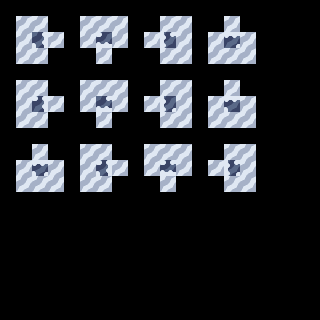

Tiled map render using the project's own tile images. Description and the whole map definition, tile-layer contents included, below:
An orthogonal 20x20 tile map with 16x16 px tiles, 4 tile layers (regions, input_prototype, inputnot_prototype, output_snow), 3 tilesets.

<map version="1.5" tiledversion="1.7.2" orientation="orthogonal" renderorder="right-down" width="20" height="20" tilewidth="16" tileheight="16" infinite="0" nextlayerid="5" nextobjectid="1">
 <tileset firstgid="1" source="../../tilesets/automap.tsx" />
 <tileset firstgid="9" source="../../tilesets/ice.tsx" />
 <tileset firstgid="41" source="../../tilesets/snow.tsx" />
 <layer id="1" name="regions" width="20" height="20">
  <data encoding="csv">
0,0,0,0,0,0,0,0,0,0,0,0,0,0,0,0,0,0,0,0,
0,3,3,0,0,3,3,3,0,0,3,3,0,0,3,0,0,0,0,0,
0,3,3,3,0,3,3,3,0,3,3,3,0,3,3,3,0,0,0,0,
0,3,3,0,0,0,3,0,0,0,3,3,0,3,3,3,0,0,0,0,
0,0,0,0,0,0,0,0,0,0,0,0,0,0,0,0,0,0,0,0,
0,3,3,0,0,3,3,3,0,0,3,3,0,0,3,0,0,0,0,0,
0,3,3,3,0,3,3,3,0,3,3,3,0,3,3,3,0,0,0,0,
0,3,3,0,0,0,3,0,0,0,3,3,0,3,3,3,0,0,0,0,
0,0,0,0,0,0,0,0,0,0,0,0,0,0,0,0,0,0,0,0,
0,0,3,0,0,3,3,0,0,3,3,3,0,0,3,3,0,0,0,0,
0,3,3,3,0,3,3,3,0,3,3,3,0,3,3,3,0,0,0,0,
0,3,3,3,0,3,3,0,0,0,3,0,0,0,3,3,0,0,0,0,
0,0,0,0,0,0,0,0,0,0,0,0,0,0,0,0,0,0,0,0,
0,0,0,0,0,0,0,0,0,0,0,0,0,0,0,0,0,0,0,0,
0,0,0,0,0,0,0,0,0,0,0,0,0,0,0,0,0,0,0,0,
0,0,0,0,0,0,0,0,0,0,0,0,0,0,0,0,0,0,0,0,
0,0,0,0,0,0,0,0,0,0,0,0,0,0,0,0,0,0,0,0,
0,0,0,0,0,0,0,0,0,0,0,0,0,0,0,0,0,0,0,0,
0,0,0,0,0,0,0,0,0,0,0,0,0,0,0,0,0,0,0,0,
0,0,0,0,0,0,0,0,0,0,0,0,0,0,0,0,0,0,0,0
</data>
 </layer>
 <layer id="2" name="input_prototype" width="20" height="20">
  <data encoding="csv">
0,0,0,0,0,0,0,0,0,0,0,0,0,0,0,0,0,0,0,0,
0,1,1,0,0,0,1,1,0,0,1,0,0,0,0,0,0,0,0,0,
0,1,1,0,0,1,1,1,0,0,1,1,0,1,1,1,0,0,0,0,
0,0,1,0,0,0,0,0,0,0,1,1,0,1,1,0,0,0,0,0,
0,0,0,0,0,0,0,0,0,0,0,0,0,0,0,0,0,0,0,0,
0,0,1,0,0,1,1,0,0,0,1,1,0,0,0,0,0,0,0,0,
0,1,1,0,0,1,1,1,0,0,1,1,0,1,1,1,0,0,0,0,
0,1,1,0,0,0,0,0,0,0,1,0,0,0,1,1,0,0,0,0,
0,0,0,0,0,0,0,0,0,0,0,0,0,0,0,0,0,0,0,0,
0,0,0,0,0,0,1,0,0,0,1,0,0,0,1,0,0,0,0,0,
0,1,1,1,0,1,1,0,0,1,1,1,0,0,1,1,0,0,0,0,
0,0,1,0,0,0,1,0,0,0,0,0,0,0,1,0,0,0,0,0,
0,0,0,0,0,0,0,0,0,0,0,0,0,0,0,0,0,0,0,0,
0,0,0,0,0,0,0,0,0,0,0,0,0,0,0,0,0,0,0,0,
0,0,0,0,0,0,0,0,0,0,0,0,0,0,0,0,0,0,0,0,
0,0,0,0,0,0,0,0,0,0,0,0,0,0,0,0,0,0,0,0,
0,0,0,0,0,0,0,0,0,0,0,0,0,0,0,0,0,0,0,0,
0,0,0,0,0,0,0,0,0,0,0,0,0,0,0,0,0,0,0,0,
0,0,0,0,0,0,0,0,0,0,0,0,0,0,0,0,0,0,0,0,
0,0,0,0,0,0,0,0,0,0,0,0,0,0,0,0,0,0,0,0
</data>
 </layer>
 <layer id="3" name="inputnot_prototype" width="20" height="20" tintcolor="#ff0400">
  <data encoding="csv">
0,0,0,0,0,0,0,0,0,0,0,0,0,0,0,0,0,0,0,0,
0,0,0,0,0,1,0,0,0,0,0,1,0,0,1,0,0,0,0,0,
0,0,0,1,0,0,0,0,0,1,0,0,0,0,0,0,0,0,0,0,
0,1,0,0,0,0,1,0,0,0,0,0,0,0,0,1,0,0,0,0,
0,0,0,0,0,0,0,0,0,0,0,0,0,0,0,0,0,0,0,0,
0,1,0,0,0,0,0,1,0,0,0,0,0,0,1,0,0,0,0,0,
0,0,0,1,0,0,0,0,0,1,0,0,0,0,0,0,0,0,0,0,
0,0,0,0,0,0,1,0,0,0,0,1,0,1,0,0,0,0,0,0,
0,0,0,0,0,0,0,0,0,0,0,0,0,0,0,0,0,0,0,0,
0,0,1,0,0,1,0,0,0,1,0,1,0,0,0,1,0,0,0,0,
0,0,0,0,0,0,0,1,0,0,0,0,0,1,0,0,0,0,0,0,
0,1,0,1,0,1,0,0,0,0,1,0,0,0,0,1,0,0,0,0,
0,0,0,0,0,0,0,0,0,0,0,0,0,0,0,0,0,0,0,0,
0,0,0,0,0,0,0,0,0,0,0,0,0,0,0,0,0,0,0,0,
0,0,0,0,0,0,0,0,0,0,0,0,0,0,0,0,0,0,0,0,
0,0,0,0,0,0,0,0,0,0,0,0,0,0,0,0,0,0,0,0,
0,0,0,0,0,0,0,0,0,0,0,0,0,0,0,0,0,0,0,0,
0,0,0,0,0,0,0,0,0,0,0,0,0,0,0,0,0,0,0,0,
0,0,0,0,0,0,0,0,0,0,0,0,0,0,0,0,0,0,0,0,
0,0,0,0,0,0,0,0,0,0,0,0,0,0,0,0,0,0,0,0
</data>
 </layer>
 <layer id="4" name="output_snow" width="20" height="20">
  <data encoding="csv">
0,0,0,0,0,0,0,0,0,0,0,0,0,0,0,0,0,0,0,0,
0,0,0,0,0,0,0,0,0,0,0,0,0,0,0,0,0,0,0,0,
0,0,64,0,0,0,72,0,0,0,71,0,0,0,63,0,0,0,0,0,
0,0,0,0,0,0,0,0,0,0,0,0,0,0,0,0,0,0,0,0,
0,0,0,0,0,0,0,0,0,0,0,0,0,0,0,0,0,0,0,0,
0,0,0,0,0,0,0,0,0,0,0,0,0,0,0,0,0,0,0,0,
0,0,56,0,0,0,55,0,0,0,47,0,0,0,48,0,0,0,0,0,
0,0,0,0,0,0,0,0,0,0,0,0,0,0,0,0,0,0,0,0,
0,0,0,0,0,0,0,0,0,0,0,0,0,0,0,0,0,0,0,0,
0,0,0,0,0,0,0,0,0,0,0,0,0,0,0,0,0,0,0,0,
0,0,62,0,0,0,70,0,0,0,69,0,0,0,61,0,0,0,0,0,
0,0,0,0,0,0,0,0,0,0,0,0,0,0,0,0,0,0,0,0,
0,0,0,0,0,0,0,0,0,0,0,0,0,0,0,0,0,0,0,0,
0,0,0,0,0,0,0,0,0,0,0,0,0,0,0,0,0,0,0,0,
0,0,0,0,0,0,0,0,0,0,0,0,0,0,0,0,0,0,0,0,
0,0,0,0,0,0,0,0,0,0,0,0,0,0,0,0,0,0,0,0,
0,0,0,0,0,0,0,0,0,0,0,0,0,0,0,0,0,0,0,0,
0,0,0,0,0,0,0,0,0,0,0,0,0,0,0,0,0,0,0,0,
0,0,0,0,0,0,0,0,0,0,0,0,0,0,0,0,0,0,0,0,
0,0,0,0,0,0,0,0,0,0,0,0,0,0,0,0,0,0,0,0
</data>
 </layer>
</map>
